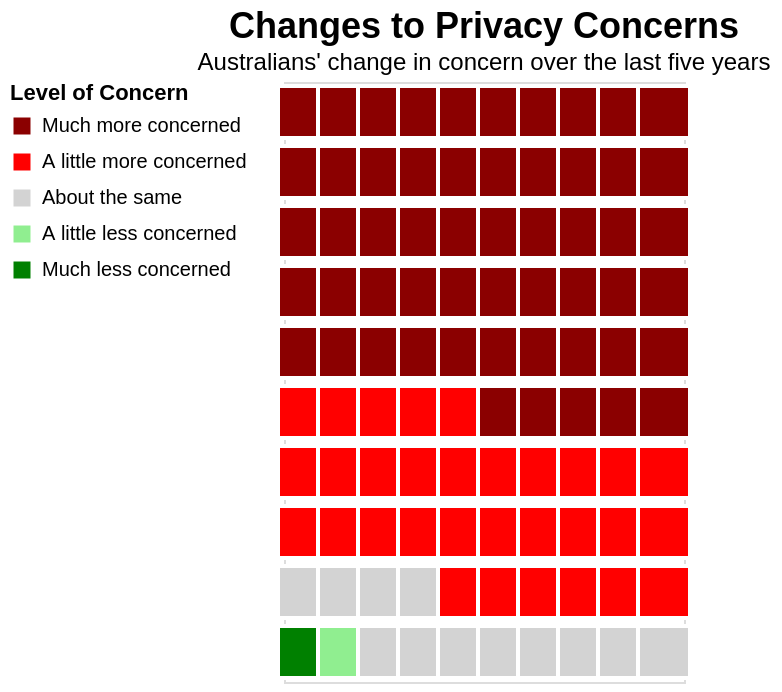

Specify this chart in Vega-Lite:
### Vega-Lite specification from a JSON file in a GitHub repository (floating-point values rounded to 4 significant figures)
{"$schema": "https://vega.github.io/schema/vega-lite/v5.json", "description": "A 10x10 waffle chart with 5 categories.", "width": "container", "height": 300, "title": {"text": "Changes to Privacy Concerns", "subtitle": "Australians' change in concern over the last five years", "fontSize": 18}, "data": {"values": [{"category": "Much less concerned", "count": 1}, {"category": "A little less concerned", "count": 1}, {"category": "About the same", "count": 12}, {"category": "A little more concerned", "count": 31}, {"category": "Much more concerned", "count": 56}]}, "transform": [{"window": [{"op": "sum", "field": "count", "as": "cumulative"}], "frame": [null, 0]}, {"calculate": "datum.cumulative - datum.count", "as": "start_idx"}, {"calculate": "datum.cumulative", "as": "end_idx"}, {"window": [{"op": "row_number", "as": "row_num"}], "ignorePeers": true}, {"calculate": "sequence(0, 100)", "as": "grid"}, {"flatten": ["grid"]}, {"filter": "datum.grid >= datum.start_idx && datum.grid < datum.end_idx"}, {"calculate": "datum.grid % 10", "as": "x"}, {"calculate": "9 - floor(datum.grid / 10)", "as": "y"}, {"calculate": "datum.count / 100", "as": "percentage"}], "mark": {"type": "rect", "stroke": "white", "strokeWidth": 2, "width": 26, "height": 26}, "encoding": {"x": {"field": "x", "type": "ordinal", "axis": null}, "y": {"field": "y", "type": "ordinal", "axis": null}, "color": {"field": "category", "type": "nominal", "scale": {"range": ["lightgreen", "red", "lightgrey", "green", "darkred"]}, "legend": {"title": "Level of Concern", "values": ["Much more concerned", "A little more concerned", "About the same", "A little less concerned", "Much less concerned"], "orient": "left"}}, "tooltip": [{"field": "category", "type": "nominal", "title": "Level of Concern"}, {"field": "percentage", "type": "quantitative", "title": "Percentage of Australians", "format": ".0%"}]}}
